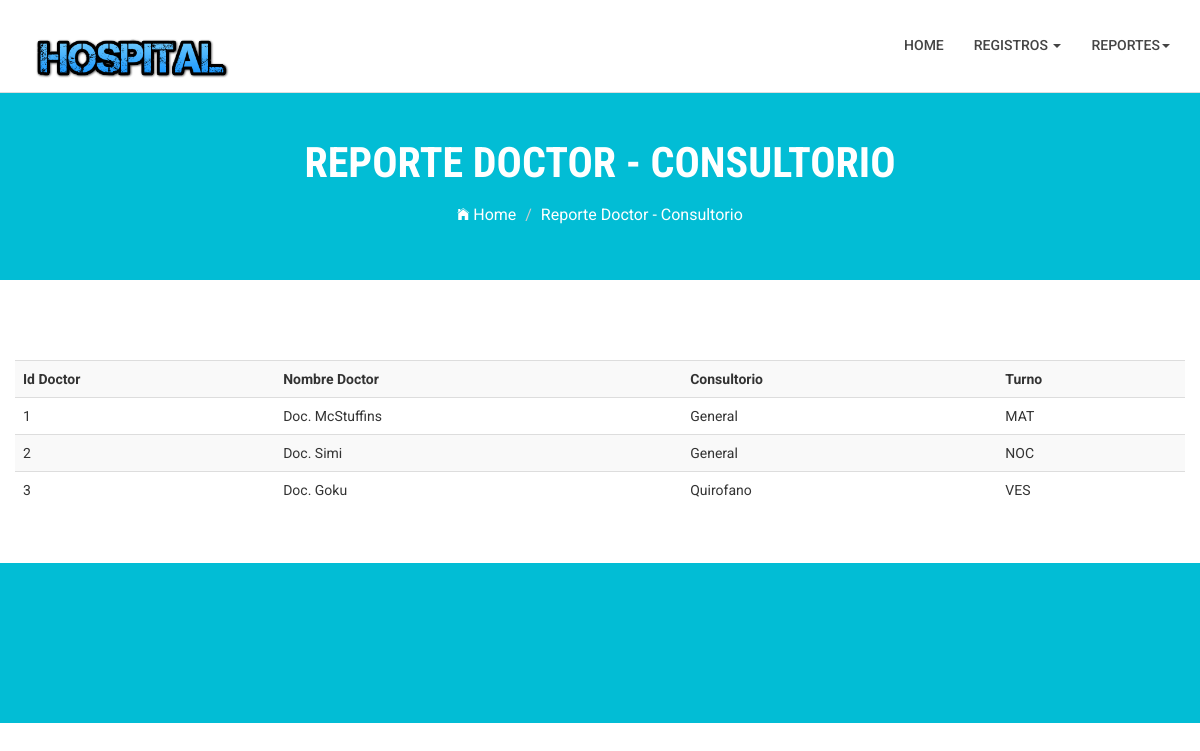
/Hospital/Report_DoctorConsultory/, run on the app's committed database.
### Hospital/models.py (models this page shows, shortened)
class Doctor(models.Model):
    doctor_id = models.IntegerField()
    doctor_name = models.CharField(max_length = 64)
    doctor_speciality = models.ManyToManyField(Especialidad)
    consultorio = models.ManyToManyField(Consultorio)
    Matutino = 'MAT'
    Vespertino = 'VES'
    Nocturno = 'NOC'
    HORARIOS = (
        (Matutino, 'Matutino'),
        (Vespertino, 'Vespertino'),
        (Nocturno, 'Nocturno'),
    )
    doctor_shift = models.CharField(max_length = 3, choices = HORARIOS, default = Matutino)
    Paciente = models.ManyToManyField(Paciente)

class Consultorio(models.Model):
    consultorio_name = models.CharField(max_length=64)
    consultorio_number = models.IntegerField()

### Hospital/views.py (the view)
class Report_DoctorConsultory(ListView):
    template_name = 'Hospital/Report_DoctorConsultory.html'
    model = Doctor

### Hospital/templates/Hospital/Report_DoctorConsultory.html (shortened to what this page needs)
{% extends 'base_hospital.html' %}
{% block content %}
<section class="global-page-header">
		<div class="container">
				<div class="row">
						<div class="col-md-12">
								<div class="block">
										<h2>Reporte Doctor - Consultorio</h2>
										<ol class="breadcrumb">
												<li>
														<a href="index.html">
																<i class="ion-ios-home"></i>
																Home
														</a>
												</li>
												<li class="active">Reporte Doctor - Consultorio</li>
										</ol>
								</div>
						</div>
				</div>
		</div>
</section>
<section class="company-description">
	<div class="container" style = "margin-bottom: 35px;">
		<div class="row">
      <table class= "table table-striped">
    		<tr>
    			<th>Id Doctor</th>
    			<th>Nombre Doctor</th>
          <th>Consultorio</th>
    			<th>Turno</th>
    		</tr>
    		{% for item in object_list %}
    		<tr>
    			<td>{{ item.doctor_id }}</td>
    			<td>{{ item.doctor_name }}</td>
          <td>
    				{% for p in item.consultorio.all %}
    				{{ p.consultorio_name }}
    				{% endfor %}
    			</td>
    			<td>{{ item.doctor_shift }}
    		</tr>
    		{% endfor %}
    	</table>
		</div>
	</div>
</section>
<section id="call-to-action">
</section>
{% endblock %}

### static/Hospital/css/main.css (style rules this page uses)
body { font-family: 'Roboto', sans-serif; }
h1, h2, h3, h4, h5, h6 { font-family: 'Roboto Condensed', sans-serif; }
h2 { font-size: 26px; }
#call-to-action { background: #02bdd5; background-size: cover; background-attachment: fixed; padding: 80px 0; text-align: center; position: relative; color: #fff; }
.global-page-header { background-attachment: fixed; background-size: cover; padding: 120px 0 25px 0; position: relative; background: #02bdd5; color: #fff; }
.global-page-header h2 { font-size: 42px; font-weight: bold; color: #fff; text-transform: uppercase; }
.global-page-header .breadcrumb { background: none; font-size: 16px; padding: 8px 0; }
.global-page-header .breadcrumb .active { color: #fff; }
.global-page-header .breadcrumb li a { color: #fff; }
.global-page-header .block { position: relative; z-index: 99; text-align: center; }
.company-description { margin-top: 80px; }

### data on the page
Doctor: doctor_id "1", doctor_name "Doc. McStuffins", doctor_shift "MAT"
Consultorio: consultorio_name "General"
Doctor: doctor_id "2", doctor_name "Doc. Simi", doctor_shift "NOC"
Consultorio: consultorio_name "General"
Doctor: doctor_id "3", doctor_name "Doc. Goku", doctor_shift "VES"
Consultorio: consultorio_name "Quirofano"
